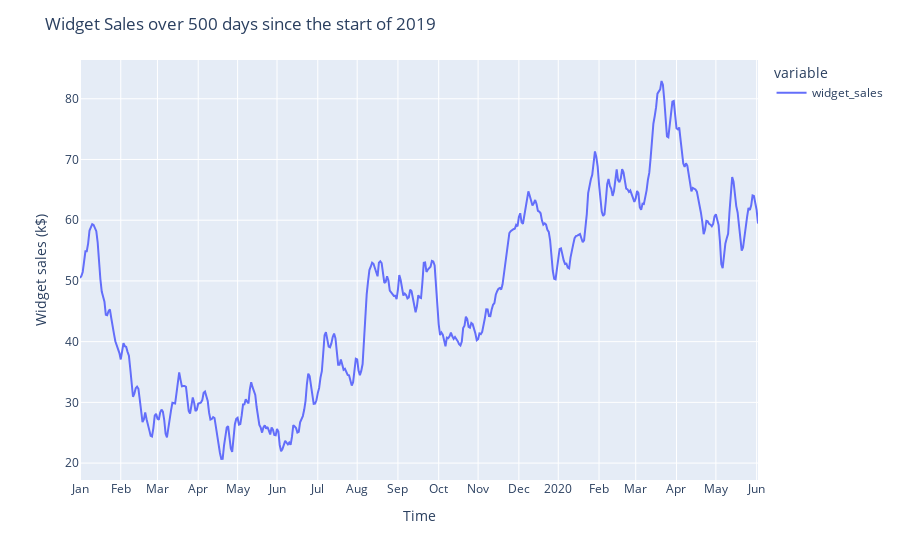

Here is the notebook cell this chart was saved with:
### Code cell
fig = px.line(df['widget_sales'])
fig.update_layout(
    xaxis= dict(
        tickmode = 'array',
        tickvals = [0, 30, 57, 87, 116, 145, 175, 204, 234, 264, 293, 323, 352, 382, 409, 439, 468, 498],
        ticktext = ['Jan', 'Feb', 'Mar', 'Apr', 'May', 'Jun', 'Jul', 'Aug', 'Sep', 'Oct', 'Nov', 'Dec', '2020', 'Feb', 'Mar', 'Apr', 'May','Jun']
    ),
    yaxis_title='Widget sales (k$)',
    xaxis_title='Time',
    title='Widget Sales over 500 days since the start of 2019'
)

### Figure 1 — Plotly figure (JSON) as saved in the notebook; plotly's stock layout.template omitted (floating-point values rounded to 4 significant figures; data arrays with more than 128 entries replaced by an {"elided": "..."} marker saying what was removed)
{"data": [{"hovertemplate": "variable=widget_sales<br>index=%{x}<br>value=%{y}<extra></extra>", "legendgroup": "widget_sales", "line": {"color": "#636efa", "dash": "solid"}, "marker": {"symbol": "circle"}, "mode": "lines", "name": "widget_sales", "orientation": "v", "showlegend": true, "type": "scatter", "x": {"elided": "500 int values"}, "xaxis": "x", "y": {"elided": "500 float values"}, "yaxis": "y"}], "layout": {"legend": {"title": {"text": "variable"}, "tracegroupgap": 0}, "margin": {"t": 60}, "title": {"text": "Widget Sales over 500 days since the start of 2019"}, "xaxis": {"anchor": "y", "domain": [0, 1], "tickmode": "array", "ticktext": ["Jan", "Feb", "Mar", "Apr", "May", "Jun", "Jul", "Aug", "Sep", "Oct", "Nov", "Dec", "2020", "Feb", "Mar", "Apr", "May", "Jun"], "tickvals": [0, 30, 57, 87, 116, 145, 175, 204, 234, 264, 293, 323, 352, 382, 409, 439, 468, 498], "title": {"text": "Time"}}, "yaxis": {"anchor": "x", "domain": [0, 1], "title": {"text": "Widget sales (k$)"}}}}
